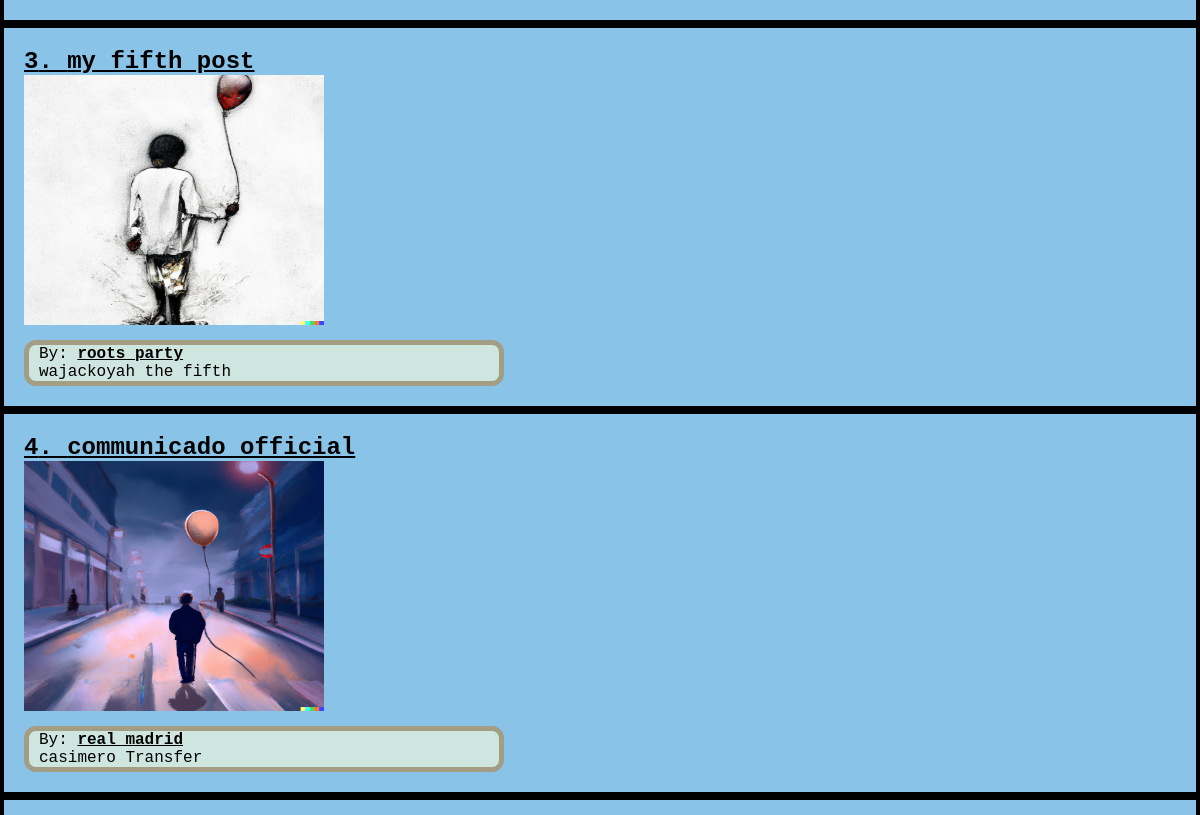
Before: / (middle part) with the older database file.
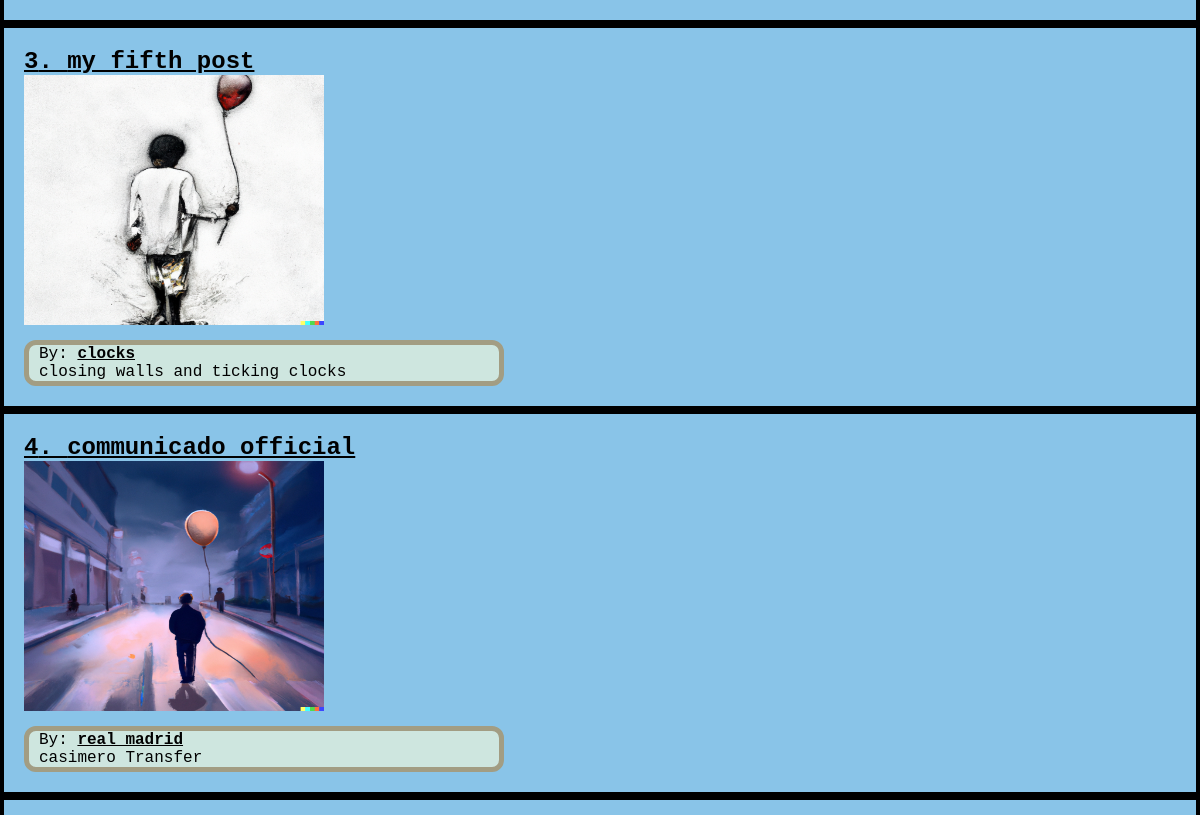
After: the same page with the newer database file.
### posts/models.py (models this page shows, shortened)
class Post(models.Model):
    title = models.CharField(max_length=50)
    author = models.CharField(max_length=50)
    content = models.TextField()
    thumbnail = models.ImageField(upload_to='posts/static/img/thumbnails', default='default.png')
    date_created=models.DateTimeField(auto_now_add=True)

### posts/views.py (the view)
# urls.py: path('', views.HomePage.as_view(), name='posts_home'),
class HomePage(View):
    template_name = 'index.html'
    def get(self, request):
        posts = Post.objects.all()
        paginator = Paginator(posts, 5)
        page_number = request.GET.get('page')
        page_obj = paginator.get_page(page_number)
        context = {
            'posts': page_obj
        }
        return render(request, self.template_name, context)

### templates/index.html (shortened to what this page needs)
{% extends 'base.html' %}
{% load static %}
{% block content %}
    {% for post in posts %}
        <div class="post">
            <a href="{% url 'post_detail' post_id=post.id  %}" class="link">
                <h2><u>{{ post.id }}. {{ post.title }}</u></h2>
                <img class="image" src=" {{ post.thumbnail | cut:'posts' }} " alt="photo">
            </a>
            <div class="main-content">
            <p>By: <u><b>{{ post.author }}</b></u></p>
            <p>{{ post.content }}</p>
            </div>
        </div>
    {% endfor %}
{% endblock content %}

Changed rows visible on the page:
changed Post "my fifth post": author "roots party" → "clocks"; content "wajackoyah the fifth" → "closing walls and ticking clocks"
